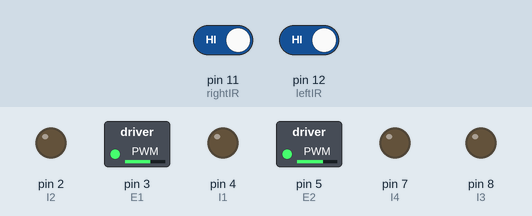
A sketch run on a simulated Arduino Uno, built with avr-gcc and run on an emulated ATmega328P. On the bench: switched loads named in the sketch (green lamp = pin HIGH), output pins drawn as LEDs (lit = HIGH). The inputs (shaded band) are chosen by the test bench; at power-on: pin 11 (rightIR) HIGH, pin 12 (leftIR) HIGH.

Above: at 1.2 s.
1.3 s: pin 11 (rightIR) driven LOW
At 2.3 s:
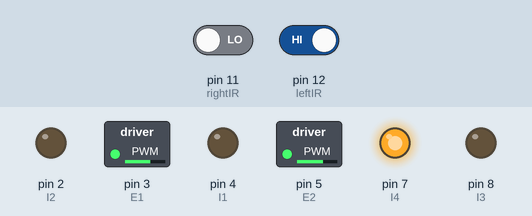
2.8 s: pin 12 (leftIR) driven LOW
At 3.4 s:
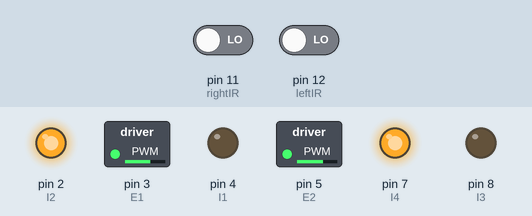
4.3 s: pin 11 (rightIR) driven HIGH
At 5.5 s:
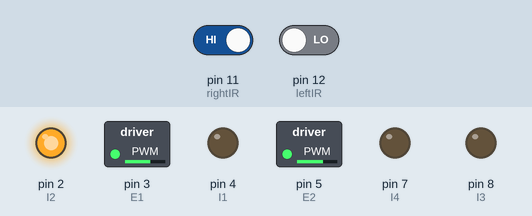
5.8 s: pin 12 (leftIR) driven HIGH
At 6.9 s:
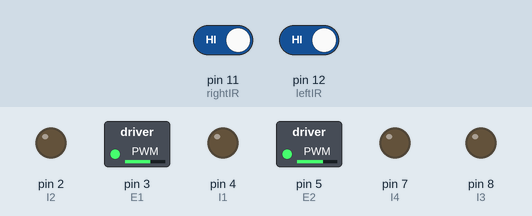
Timing chart, 0 to 8.3 s (numbered marks = the images above; inputs shaded):
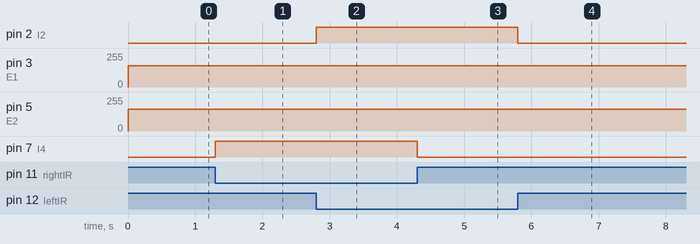

The sketch:

Line_follower.ino
```cpp
//For motor control
#define E1 3  // Enable Pin for motor 1
#define E2 5  // Enable Pin for motor 2

#define I1 4  // Control pin 1 for motor 1
#define I2 2  // Control pin 2 for motor 1
#define I3 8  // Control pin 1 for motor 2
#define I4 7  // Control pin 2 for motor 2

// Wheel 1
int m1=0; // Signal to Wheel 1 ->left wheel
// Wheel 2
int m2=0; // Signal to Wheel 2 -> right wheel

int leftIR=12;
int rightIR=11;

void setup() {
  // put your setup code here, to run once:
  //For motor control
    pinMode(E1, OUTPUT);
    pinMode(E2, OUTPUT);

    pinMode(I1, OUTPUT);
    pinMode(I2, OUTPUT);
    pinMode(I3, OUTPUT);
    pinMode(I4, OUTPUT);

    digitalWrite(I1, LOW);//LOW
    digitalWrite(I2, HIGH);//HIGH
    digitalWrite(I3, LOW);//LOW
    digitalWrite(I4, HIGH);//HIGH

    //For IR
    pinMode(leftIR,INPUT);
    pinMode(rightIR,INPUT);
}

void loop() {
  // put your main code here, to run repeatedly:

//  Serial.println(digitalRead(leftIR));
//  Serial.println(digitalRead(rightIR));
//  delay(1000);

  if (digitalRead(leftIR)==0 && digitalRead(rightIR)==0) {
    digitalWrite(I1, LOW);//LOW
    digitalWrite(I2, HIGH);//HIGH
    digitalWrite(I3, LOW);//LOW
    digitalWrite(I4, HIGH);//HIGH
  }
  if (digitalRead(leftIR)==0 && digitalRead(rightIR)==1)
  {
    digitalWrite(I1, LOW);//LOW
    digitalWrite(I2, HIGH);//HIGH
    digitalWrite(I3, LOW);//LOW
    digitalWrite(I4, LOW);//HIGH
   }
   if (digitalRead(leftIR)==1 && digitalRead(rightIR)==0)
  {
    digitalWrite(I1, LOW);//LOW
    digitalWrite(I2, LOW);//HIGH
    digitalWrite(I3, LOW);//LOW
    digitalWrite(I4, HIGH);//HIGH
   }
   if (digitalRead(leftIR)==1 && digitalRead(rightIR)==1) {
    digitalWrite(I1, LOW);//LOW
    digitalWrite(I2, LOW);//HIGH
    digitalWrite(I3, LOW);//LOW
    digitalWrite(I4, LOW);//HIGH
  }

    m1=160;
    m2=165;
  analogWrite(E1, m1); // Run in m1 Speed
  analogWrite(E2, m2); // Run in m2 speed
}
```

Measured:
- after the input at 1.3 s, pin 7 (I4): LOW → HIGH at once
- after the input at 2.8 s, pin 2 (I2): LOW → HIGH at once
- after the input at 4.3 s, pin 7 (I4): HIGH → LOW at once
- after the input at 5.8 s, pin 2 (I2): HIGH → LOW at once
